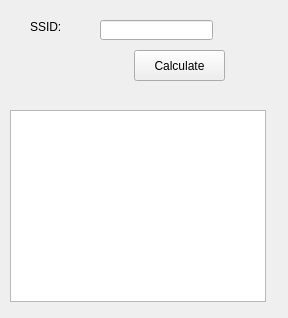
<?xml version="1.0" encoding="UTF-8"?>
<ui version="4.0">
 <class>RouterKeygen</class>
 <widget class="QMainWindow" name="RouterKeygen">
  <property name="geometry">
   <rect>
    <x>0</x>
    <y>0</y>
    <width>288</width>
    <height>318</height>
   </rect>
  </property>
  <property name="windowTitle">
   <string>RouterKeygen</string>
  </property>
  <widget class="QWidget" name="centralWidget">
   <widget class="QListWidget" name="listWidget">
    <property name="geometry">
     <rect>
      <x>10</x>
      <y>110</y>
      <width>256</width>
      <height>192</height>
     </rect>
    </property>
   </widget>
   <widget class="QPushButton" name="calcButton">
    <property name="geometry">
     <rect>
      <x>134</x>
      <y>50</y>
      <width>91</width>
      <height>31</height>
     </rect>
    </property>
    <property name="text">
     <string>Calculate</string>
    </property>
   </widget>
   <widget class="QLineEdit" name="inputSSID">
    <property name="geometry">
     <rect>
      <x>100</x>
      <y>20</y>
      <width>113</width>
      <height>20</height>
     </rect>
    </property>
   </widget>
   <widget class="QLabel" name="labelSSID">
    <property name="geometry">
     <rect>
      <x>30</x>
      <y>20</y>
      <width>46</width>
      <height>13</height>
     </rect>
    </property>
    <property name="text">
     <string>SSID:</string>
    </property>
   </widget>
  </widget>
 </widget>
 <layoutdefault spacing="6" margin="11"/>
 <resources/>
 <connections/>
</ui>
